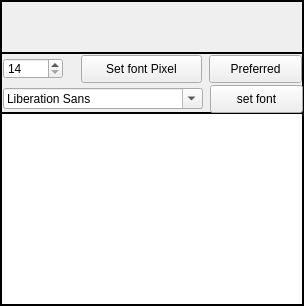
     <widget class="QFrame" name="mFrame">
      <property name="frameShape">
       <enum>QFrame::Box</enum>
      </property>
      <layout class="QVBoxLayout" name="verticalLayout_3" stretch="1,0,8">
       <property name="spacing">
        <number>0</number>
       </property>
       <property name="sizeConstraint">
        <enum>QLayout::SetDefaultConstraint</enum>
       </property>
       <property name="leftMargin">
        <number>0</number>
       </property>
       <property name="topMargin">
        <number>0</number>
       </property>
       <property name="rightMargin">
        <number>0</number>
       </property>
       <property name="bottomMargin">
        <number>0</number>
       </property>
       <item>
        <widget class="QFrame" name="exampleFrm">
         <property name="frameShape">
          <enum>QFrame::Box</enum>
         </property>
         <layout class="QHBoxLayout" name="horizontalLayout">
          <property name="spacing">
           <number>0</number>
          </property>
          <property name="leftMargin">
           <number>0</number>
          </property>
          <property name="topMargin">
           <number>0</number>
          </property>
          <property name="rightMargin">
           <number>0</number>
          </property>
          <property name="bottomMargin">
           <number>0</number>
          </property>
          <item>
           <widget class="QLabel" name="Example1">
            <property name="minimumSize">
             <size>
              <width>50</width>
              <height>50</height>
             </size>
            </property>
            <property name="maximumSize">
             <size>
              <width>16777215</width>
              <height>16777215</height>
             </size>
            </property>
            <property name="alignment">
             <set>Qt::AlignCenter</set>
            </property>
           </widget>
          </item>
          <item>
           <widget class="QLabel" name="Example2">
            <property name="minimumSize">
             <size>
              <width>50</width>
              <height>50</height>
             </size>
            </property>
            <property name="maximumSize">
             <size>
              <width>16777215</width>
              <height>16777215</height>
             </size>
            </property>
            <property name="text">
             <string/>
            </property>
            <property name="scaledContents">
             <bool>false</bool>
            </property>
            <property name="alignment">
             <set>Qt::AlignCenter</set>
            </property>
           </widget>
          </item>
          <item>
           <widget class="QLabel" name="Example3">
            <property name="minimumSize">
             <size>
              <width>50</width>
              <height>50</height>
             </size>
            </property>
            <property name="maximumSize">
             <size>
              <width>16777215</width>
              <height>16777215</height>
             </size>
            </property>
            <property name="text">
             <string/>
            </property>
            <property name="alignment">
             <set>Qt::AlignCenter</set>
            </property>
           </widget>
          </item>
          <item>
           <widget class="QLabel" name="Example4">
            <property name="minimumSize">
             <size>
              <width>50</width>
              <height>50</height>
             </size>
            </property>
            <property name="maximumSize">
             <size>
              <width>16777215</width>
              <height>16777215</height>
             </size>
            </property>
            <property name="text">
             <string/>
            </property>
            <property name="alignment">
             <set>Qt::AlignCenter</set>
            </property>
           </widget>
          </item>
          <item>
           <widget class="QLabel" name="Example5">
            <property name="minimumSize">
             <size>
              <width>50</width>
              <height>50</height>
             </size>
            </property>
            <property name="maximumSize">
             <size>
              <width>16777215</width>
              <height>16777215</height>
             </size>
            </property>
            <property name="text">
             <string/>
            </property>
            <property name="alignment">
             <set>Qt::AlignCenter</set>
            </property>
           </widget>
          </item>
          <item>
           <widget class="QLabel" name="Example6">
            <property name="minimumSize">
             <size>
              <width>50</width>
              <height>50</height>
             </size>
            </property>
            <property name="maximumSize">
             <size>
              <width>16777215</width>
              <height>16777215</height>
             </size>
            </property>
            <property name="text">
             <string/>
            </property>
            <property name="alignment">
             <set>Qt::AlignCenter</set>
            </property>
           </widget>
          </item>
         </layout>
        </widget>
       </item>
       <item>
        <widget class="QFrame" name="frame_2">
         <property name="minimumSize">
          <size>
           <width>0</width>
           <height>60</height>
          </size>
         </property>
         <property name="frameShape">
          <enum>QFrame::Box</enum>
         </property>
         <property name="frameShadow">
          <enum>QFrame::Plain</enum>
         </property>
         <widget class="QFrame" name="horizontalFrame">
          <property name="geometry">
           <rect>
            <x>1</x>
            <y>1</y>
            <width>301</width>
            <height>30</height>
           </rect>
          </property>
          <property name="minimumSize">
           <size>
            <width>290</width>
            <height>30</height>
           </size>
          </property>
          <widget class="QSpinBox" name="editFontPixelSpx">
           <property name="geometry">
            <rect>
             <x>1</x>
             <y>4</y>
             <width>60</width>
             <height>21</height>
            </rect>
           </property>
           <property name="minimumSize">
            <size>
             <width>60</width>
             <height>0</height>
            </size>
           </property>
           <property name="minimum">
            <number>14</number>
           </property>
          </widget>
          <widget class="QPushButton" name="setFontPixelBtn">
           <property name="geometry">
            <rect>
             <x>79</x>
             <y>1</y>
             <width>121</width>
             <height>28</height>
            </rect>
           </property>
           <property name="minimumSize">
            <size>
             <width>110</width>
             <height>0</height>
            </size>
           </property>
           <property name="text">
            <string>Set font Pixel</string>
           </property>
          </widget>
          <widget class="QPushButton" name="PreferEditFontPixBtn">
           <property name="geometry">
            <rect>
             <x>207</x>
             <y>1</y>
             <width>93</width>
             <height>28</height>
            </rect>
           </property>
           <property name="text">
            <string>Preferred</string>
           </property>
          </widget>
         </widget>
         <widget class="QFrame" name="horizontalFrame">
          <property name="geometry">
           <rect>
            <x>1</x>
            <y>31</y>
            <width>302</width>
            <height>30</height>
           </rect>
          </property>
          <widget class="QFontComboBox" name="EditFontCbx">
           <property name="geometry">
            <rect>
             <x>1</x>
             <y>4</y>
             <width>200</width>
             <height>21</height>
            </rect>
           </property>
           <property name="maximumSize">
            <size>
             <width>200</width>
             <height>16777215</height>
            </size>
           </property>
          </widget>
          <widget class="QPushButton" name="SetEditFontBtn">
           <property name="geometry">
            <rect>
             <x>208</x>
             <y>1</y>
             <width>93</width>
             <height>28</height>
            </rect>
           </property>
           <property name="text">
            <string>set font</string>
           </property>
          </widget>
         </widget>
        </widget>
       </item>
       <item>
        <widget class="QPlainTextEdit" name="textEdit">
         <property name="sizePolicy">
          <sizepolicy hsizetype="Preferred" vsizetype="Minimum">
           <horstretch>0</horstretch>
           <verstretch>0</verstretch>
          </sizepolicy>
         </property>
         <property name="minimumSize">
          <size>
           <width>301</width>
           <height>0</height>
          </size>
         </property>
         <property name="font">
          <font>
           <family>等线</family>
          </font>
         </property>
         <property name="frameShape">
          <enum>QFrame::Box</enum>
         </property>
         <property name="frameShadow">
          <enum>QFrame::Plain</enum>
         </property>
        </widget>
       </item>
      </layout>
     </widget>
